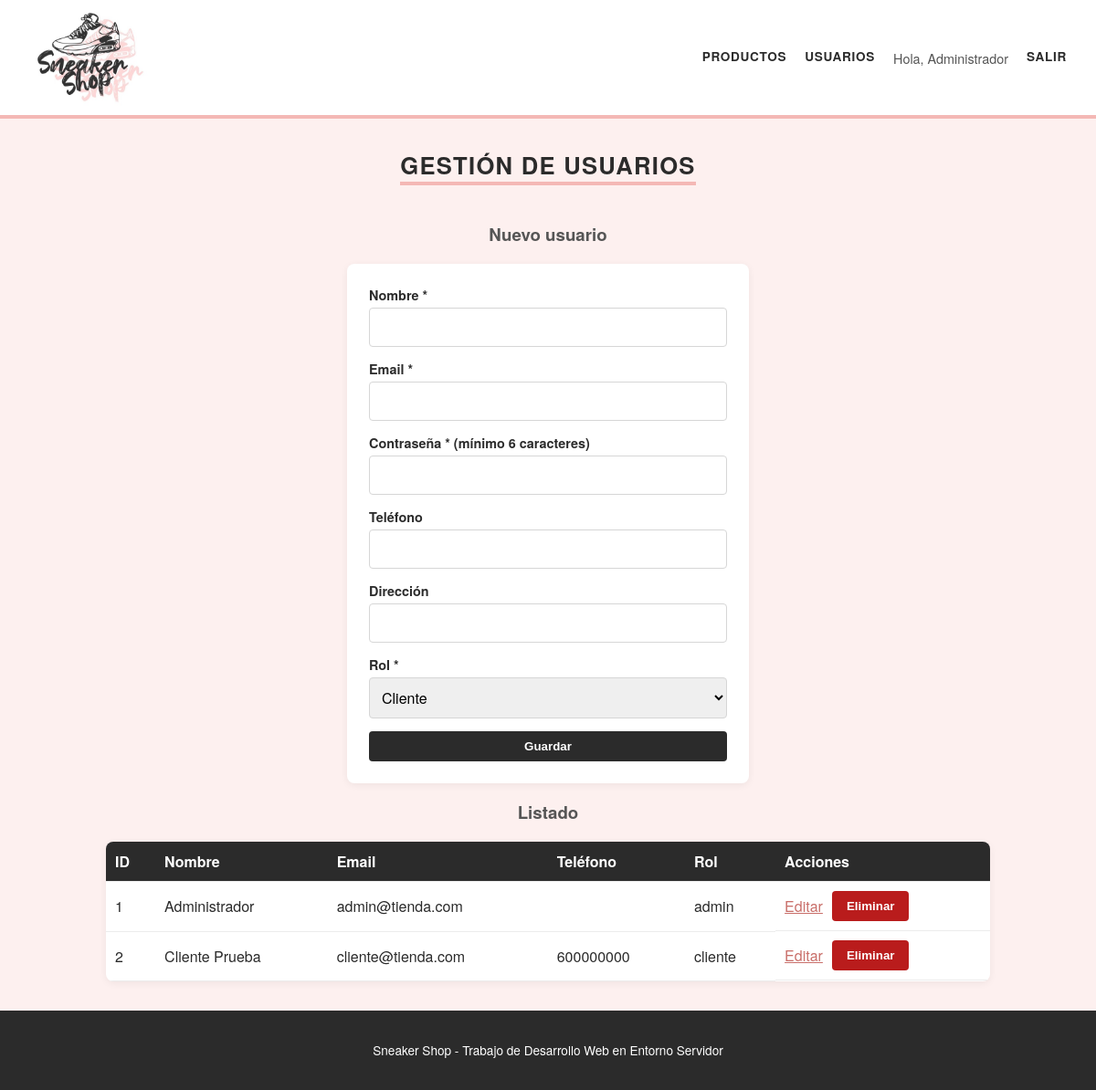
Page /admin_usuarios.php (signed in) on the committed database.
### tables this page shows
CREATE TABLE usuarios (
    id        INT AUTO_INCREMENT PRIMARY KEY,
    nombre    VARCHAR(100) NOT NULL,
    email     VARCHAR(150) NOT NULL UNIQUE,
    password  VARCHAR(255) NOT NULL,           
    telefono  VARCHAR(20)  NULL,               
    direccion VARCHAR(255) NULL,               
    rol       ENUM('admin', 'cliente') NOT NULL DEFAULT 'cliente'
);

### controllers/AuthController.php (called while the page is built, shortened)
<?php
class AuthController
{
    public static function usuario(): ?array
    {
        return $_SESSION['usuario'] ?? null;
    }
}

### config/db.php (called while the page is built, shortened)
<?php
class Database
{
    private static ?PDO $conexion = null;
    public static function conectar(): PDO
    {
        if (self::$conexion === null) {
            self::$conexion = new PDO(self::DSN, self::USUARIO, self::PASSWORD, [
                PDO::ATTR_ERRMODE            => PDO::ERRMODE_EXCEPTION,
                PDO::ATTR_DEFAULT_FETCH_MODE => PDO::FETCH_ASSOC,
            ]);
        }
        return self::$conexion;
    }
}

### controllers/UsuarioController.php (called while the page is built, shortened)
<?php
class UsuarioController
{
    private Usuario $modelo;
    public function __construct()
    {
        $this->modelo = new Usuario();
    }
    public function listar(): array
    {
        return $this->modelo->listar();
    }
}

### models/Usuario.php (called while the page is built, shortened)
<?php
class Usuario
{
    private PDO $db;
    public function __construct()
    {
        $this->db = Database::conectar();
    }
    public function listar(): array
    {
        return $this->db->query('SELECT id, nombre, email, telefono, direccion, rol FROM usuarios ORDER BY id')->fetchAll();
    }
}

### includes/init.php (called while the page is built, shortened)
<?php
require_once __DIR__ . '/../config/db.php';
require_once __DIR__ . '/../models/Usuario.php';
require_once __DIR__ . '/../controllers/AuthController.php';
require_once __DIR__ . '/../controllers/UsuarioController.php';
function e(?string $texto): string
{
    return htmlspecialchars($texto ?? '', ENT_QUOTES, 'UTF-8');
}

### admin_usuarios.php (the view, shortened to what this page needs)
<?php
require_once 'includes/init.php';
$controlador = new UsuarioController();
$errores = [];
$vacio = ['id' => '', 'nombre' => '', 'email' => '', 'telefono' => '', 'direccion' => '', 'rol' => 'cliente'];
if (!empty($errores)) {
    $form = array_merge($vacio, $_POST);
} elseif (isset($_GET['editar'])) {
    $form = $controlador->buscar((int) $_GET['editar']) ?? $vacio;
} else {
    $form = $vacio;
}
$usuarios = $controlador->listar();
require 'includes/cabecera.php';
?>
<div class="centrado"><h2>Gestión de usuarios</h2></div>
<section class="acceso">
<h3><?= $form['id'] ? 'Editar usuario' : 'Nuevo usuario' ?></h3>
<form method="post" action="admin_usuarios.php" class="formulario">
    <label>Nombre *
        <input type="text" name="nombre" value="<?= e($form['nombre']) ?>" required>
    </label>
    <label>Email *
        <input type="email" name="email" value="<?= e($form['email']) ?>" required>
    </label>
    <label>Contraseña <?= $form['id'] ? '(dejar vacía para no cambiarla)' : '* (mínimo 6 caracteres)' ?>
        <input type="password" name="password" minlength="6" <?= $form['id'] ? '' : 'required' ?>>
    </label>
    <label>Teléfono
        <input type="tel" name="telefono" value="<?= e($form['telefono']) ?>">
    </label>
    <label>Dirección
        <input type="text" name="direccion" value="<?= e($form['direccion']) ?>">
    </label>
    <label>Rol *
        <select name="rol">
            <option value="cliente" <?= $form['rol'] === 'cliente' ? 'selected' : '' ?>>Cliente</option>
        </select>
    </label>
    <button type="submit">Guardar</button>
</form>
</section>
<h3 class="centrado">Listado</h3>
<table>
    <tr><th>ID</th><th>Nombre</th><th>Email</th><th>Teléfono</th><th>Rol</th><th>Acciones</th></tr>
    <?php foreach ($usuarios as $u): ?>
        <tr>
            <td><?= $u['id'] ?></td>
            <td><?= e($u['nombre']) ?></td>
            <td><?= e($u['email']) ?></td>
            <td><?= e($u['telefono']) ?></td>
            <td><?= e($u['rol']) ?></td>
            <td class="acciones">
                <a href="admin_usuarios.php?editar=<?= $u['id'] ?>">Editar</a>
                <form method="post" action="admin_usuarios.php" data-confirmar="¿Eliminar este usuario?">
                    <button type="submit" class="peligro">Eliminar</button>
                </form>
            </td>
        </tr>
    <?php endforeach; ?>
</table>
<?php require 'includes/pie.php'; ?>

### includes/cabecera.php (shortened to what this page needs)
<?php
$usuario = AuthController::usuario();
?>
<!DOCTYPE html>
<html lang="es">
<head>
    <link rel="stylesheet" href="css/estilos.css">
</head>
<body>
<header>
    <a href="index.php" class="logo">
        <img src="img/logo.jpg" alt="Sneaker Shop - Tienda de Zapatillas">
    </a>
    <nav>
        <?php if ($usuario === null): ?>
            <a href="login.php">Iniciar sesión</a>
            <a href="registro.php">Registrarse</a>
        <?php elseif ($usuario['rol'] === 'admin'): ?>
            <a href="admin_productos.php">Productos</a>
            <a href="admin_usuarios.php">Usuarios</a>
            <span>Hola, <?= e($usuario['nombre']) ?></span>
            <a href="logout.php">Salir</a>
        <?php endif; ?>
    </nav>
</header>
<main>

### css/estilos.css (style rules this page uses)
:root { --carbon: #2b2b2b; --carbon-suave: #555; --rosa: #f4b8b5; --rosa-claro: #fdf0ef; --rosa-oscuro: #c96f6a; --blanco: #ffffff; --borde: #ececec; }
* { box-sizing: border-box; }
body { margin: 0; font-family: "Helvetica Neue", Arial, sans-serif; color: var(--carbon); background: var(--rosa-claro); min-height: 100vh; display: flex; flex-direction: column; }
a { color: var(--rosa-oscuro); }
header { display: flex; flex-wrap: wrap; justify-content: space-between; align-items: center; gap: 12px; padding: 8px 32px; background: var(--blanco); border-bottom: 4px solid var(--rosa); }
.logo img { height: 110px; display: block; }
nav { display: flex; flex-wrap: wrap; gap: 20px; align-items: center; }
nav a { color: var(--carbon); text-decoration: none; font-weight: bold; text-transform: uppercase; font-size: 0.85rem; letter-spacing: 0.05em; padding-bottom: 2px; border-bottom: 2px solid transparent; }
nav span { color: var(--carbon-suave); font-size: 0.9rem; }
main { flex: 1; width: 100%; max-width: 1000px; margin: 32px auto; padding: 0 16px; }
h2 { display: inline-block; margin-top: 0; font-size: 1.6rem; text-transform: uppercase; letter-spacing: 0.05em; border-bottom: 4px solid var(--rosa); }
h3 { color: var(--carbon-suave); }
.formulario { display: flex; flex-direction: column; gap: 14px; max-width: 440px; background: var(--blanco); padding: 24px; border-radius: 8px; box-shadow: 0 2px 8px rgba(0, 0, 0, 0.06); }
.formulario label { display: flex; flex-direction: column; gap: 4px; font-size: 0.9rem; font-weight: bold; }
input, select, textarea { padding: 9px; border: 1px solid #d6d6d6; border-radius: 4px; font-size: 1rem; font-family: inherit; }
.centrado { text-align: center; }
.acceso { max-width: 440px; margin: 0 auto; text-align: center; }
.acceso .formulario { text-align: left; }
button { padding: 9px 16px; border: none; border-radius: 4px; background: var(--carbon); color: var(--blanco); font-weight: bold; cursor: pointer; transition: background 0.2s, color 0.2s; }
button.peligro { background: #b91c1c; }
table { width: 100%; border-collapse: collapse; background: var(--blanco); border-radius: 8px; overflow: hidden; box-shadow: 0 2px 8px rgba(0, 0, 0, 0.06); }
th { background: var(--carbon); color: var(--blanco); }
th, td { padding: 10px; border-bottom: 1px solid var(--borde); text-align: left; }
.acciones { display: flex; gap: 10px; align-items: center; margin-top: 16px; }
td.acciones { margin-top: 0; }

### rows in the picture
usuarios: nombre "Administrador", id "1", email "admin@tienda.com", rol "admin"
usuarios: id "2", nombre "Cliente Prueba", email "cliente@tienda.com", telefono "600000000", rol "cliente"
